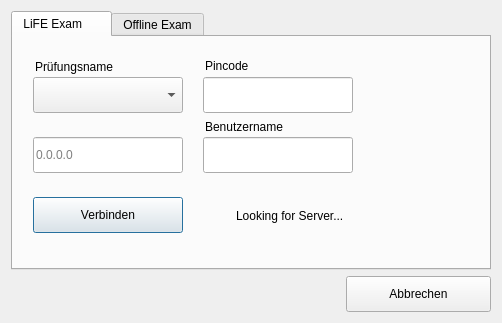
<?xml version="1.0" encoding="UTF-8"?>
<ui version="4.0">
 <author>Xapient</author>
 <class>Dialog</class>
 <widget class="QDialog" name="Dialog">
  <property name="geometry">
   <rect>
    <x>0</x>
    <y>0</y>
    <width>502</width>
    <height>323</height>
   </rect>
  </property>
  <property name="sizePolicy">
   <sizepolicy hsizetype="Preferred" vsizetype="Preferred">
    <horstretch>0</horstretch>
    <verstretch>0</verstretch>
   </sizepolicy>
  </property>
  <property name="windowTitle">
   <string>Exam Client</string>
  </property>
  <property name="windowIcon">
   <iconset>
    <normaloff>../pixmaps/security-high.png</normaloff>../pixmaps/security-high.png</iconset>
  </property>
  <property name="autoFillBackground">
   <bool>false</bool>
  </property>
  <property name="styleSheet">
   <string notr="true"/>
  </property>
  <property name="sizeGripEnabled">
   <bool>false</bool>
  </property>
  <property name="modal">
   <bool>false</bool>
  </property>
  <layout class="QVBoxLayout" name="verticalLayout">
   <item>
    <widget class="QTabWidget" name="tabWidget">
     <property name="font">
      <font>
       <family>Ubuntu</family>
       <weight>50</weight>
       <bold>false</bold>
      </font>
     </property>
     <property name="whatsThis">
      <string/>
     </property>
     <property name="accessibleName">
      <string/>
     </property>
     <property name="styleSheet">
      <string notr="true">padding:0px;</string>
     </property>
     <property name="tabShape">
      <enum>QTabWidget::Rounded</enum>
     </property>
     <property name="currentIndex">
      <number>0</number>
     </property>
     <property name="iconSize">
      <size>
       <width>24</width>
       <height>24</height>
      </size>
     </property>
     <widget class="QWidget" name="tab">
      <attribute name="icon">
       <iconset>
        <normaloff>../pixmaps/network.png</normaloff>../pixmaps/network.png</iconset>
      </attribute>
      <attribute name="title">
       <string>LiFE Exam     </string>
      </attribute>
      <widget class="QPushButton" name="start">
       <property name="geometry">
        <rect>
         <x>20</x>
         <y>160</y>
         <width>150</width>
         <height>36</height>
        </rect>
       </property>
       <property name="styleSheet">
        <string notr="true">padding:8px;</string>
       </property>
       <property name="text">
        <string>Verbinden</string>
       </property>
       <property name="icon">
        <iconset>
         <normaloff>../pixmaps/connect.png</normaloff>../pixmaps/connect.png</iconset>
       </property>
      </widget>
      <widget class="QLineEdit" name="serverip">
       <property name="geometry">
        <rect>
         <x>20</x>
         <y>100</y>
         <width>150</width>
         <height>36</height>
        </rect>
       </property>
       <property name="styleSheet">
        <string notr="true">padding:0px;</string>
       </property>
       <property name="text">
        <string/>
       </property>
       <property name="placeholderText">
        <string>0.0.0.0</string>
       </property>
      </widget>
      <widget class="QLineEdit" name="studentid">
       <property name="geometry">
        <rect>
         <x>190</x>
         <y>100</y>
         <width>150</width>
         <height>36</height>
        </rect>
       </property>
       <property name="styleSheet">
        <string notr="true">padding:0px;</string>
       </property>
      </widget>
      <widget class="QLabel" name="infoid">
       <property name="geometry">
        <rect>
         <x>190</x>
         <y>80</y>
         <width>141</width>
         <height>20</height>
        </rect>
       </property>
       <property name="text">
        <string>Benutzername</string>
       </property>
       <property name="indent">
        <number>2</number>
       </property>
      </widget>
      <widget class="QLabel" name="serversearch">
       <property name="geometry">
        <rect>
         <x>220</x>
         <y>160</y>
         <width>151</width>
         <height>41</height>
        </rect>
       </property>
       <property name="layoutDirection">
        <enum>Qt::LeftToRight</enum>
       </property>
       <property name="styleSheet">
        <string notr="true">margin-bottom:4px;</string>
       </property>
       <property name="text">
        <string>Looking for Server...</string>
       </property>
      </widget>
      <widget class="QLabel" name="servercheck">
       <property name="geometry">
        <rect>
         <x>190</x>
         <y>160</y>
         <width>31</width>
         <height>41</height>
        </rect>
       </property>
       <property name="styleSheet">
        <string notr="true">margin:0px;margin-bottom:3px;padding:0px;</string>
       </property>
       <property name="text">
        <string/>
       </property>
       <property name="pixmap">
        <pixmap>../pixmaps/cloud-computing.png</pixmap>
       </property>
       <property name="scaledContents">
        <bool>false</bool>
       </property>
       <property name="alignment">
        <set>Qt::AlignCenter</set>
       </property>
      </widget>
      <widget class="QLineEdit" name="pincode">
       <property name="geometry">
        <rect>
         <x>190</x>
         <y>40</y>
         <width>150</width>
         <height>36</height>
        </rect>
       </property>
       <property name="sizePolicy">
        <sizepolicy hsizetype="Expanding" vsizetype="Preferred">
         <horstretch>0</horstretch>
         <verstretch>0</verstretch>
        </sizepolicy>
       </property>
       <property name="styleSheet">
        <string notr="true">padding:0px;</string>
       </property>
      </widget>
      <widget class="QLabel" name="infoid_2">
       <property name="geometry">
        <rect>
         <x>190</x>
         <y>20</y>
         <width>151</width>
         <height>18</height>
        </rect>
       </property>
       <property name="text">
        <string>Pincode</string>
       </property>
       <property name="indent">
        <number>2</number>
       </property>
      </widget>
      <widget class="QComboBox" name="serverdropdown">
       <property name="geometry">
        <rect>
         <x>20</x>
         <y>40</y>
         <width>150</width>
         <height>36</height>
        </rect>
       </property>
       <property name="autoFillBackground">
        <bool>false</bool>
       </property>
       <property name="styleSheet">
        <string notr="true">text-align:center;padding-left:4px;</string>
       </property>
       <property name="frame">
        <bool>true</bool>
       </property>
      </widget>
      <widget class="QLabel" name="infoid_3">
       <property name="geometry">
        <rect>
         <x>20</x>
         <y>20</y>
         <width>151</width>
         <height>20</height>
        </rect>
       </property>
       <property name="text">
        <string>Prüfungsname</string>
       </property>
       <property name="indent">
        <number>2</number>
       </property>
      </widget>
      <widget class="QLabel" name="label">
       <property name="geometry">
        <rect>
         <x>390</x>
         <y>20</y>
         <width>61</width>
         <height>71</height>
        </rect>
       </property>
       <property name="text">
        <string/>
       </property>
       <property name="pixmap">
        <pixmap>../pixmaps/shield.png</pixmap>
       </property>
      </widget>
     </widget>
     <widget class="QWidget" name="tab_2">
      <attribute name="icon">
       <iconset>
        <normaloff>../pixmaps/disconnect.png</normaloff>../pixmaps/disconnect.png</iconset>
      </attribute>
      <attribute name="title">
       <string>Offline Exam</string>
      </attribute>
      <widget class="QPushButton" name="offlineexam">
       <property name="geometry">
        <rect>
         <x>20</x>
         <y>40</y>
         <width>170</width>
         <height>36</height>
        </rect>
       </property>
       <property name="focusPolicy">
        <enum>Qt::ClickFocus</enum>
       </property>
       <property name="styleSheet">
        <string notr="true">padding:4px;</string>
       </property>
       <property name="text">
        <string>Starte Exam</string>
       </property>
       <property name="icon">
        <iconset>
         <normaloff>../pixmaps/document-edit.png</normaloff>../pixmaps/document-edit.png</iconset>
       </property>
       <property name="iconSize">
        <size>
         <width>24</width>
         <height>24</height>
        </size>
       </property>
      </widget>
      <widget class="QLabel" name="label_3">
       <property name="geometry">
        <rect>
         <x>390</x>
         <y>20</y>
         <width>61</width>
         <height>71</height>
        </rect>
       </property>
       <property name="text">
        <string/>
       </property>
       <property name="pixmap">
        <pixmap>../pixmaps/shield.png</pixmap>
       </property>
      </widget>
      <widget class="QLabel" name="label_4">
       <property name="geometry">
        <rect>
         <x>20</x>
         <y>20</y>
         <width>401</width>
         <height>31</height>
        </rect>
       </property>
       <property name="text">
        <string>&lt;html&gt;&lt;head/&gt;&lt;body&gt;&lt;p&gt;LiFE Exam Offline - Session starten.&lt;/p&gt;&lt;p&gt;&lt;br/&gt;&lt;/p&gt;&lt;/body&gt;&lt;/html&gt;</string>
       </property>
       <property name="indent">
        <number>2</number>
       </property>
      </widget>
      <widget class="QPushButton" name="offlineexamexit">
       <property name="geometry">
        <rect>
         <x>20</x>
         <y>120</y>
         <width>170</width>
         <height>36</height>
        </rect>
       </property>
       <property name="focusPolicy">
        <enum>Qt::ClickFocus</enum>
       </property>
       <property name="styleSheet">
        <string notr="true">padding:4px;</string>
       </property>
       <property name="text">
        <string>Exam beenden</string>
       </property>
       <property name="icon">
        <iconset>
         <normaloff>../pixmaps/remove.png</normaloff>../pixmaps/remove.png</iconset>
       </property>
       <property name="iconSize">
        <size>
         <width>24</width>
         <height>24</height>
        </size>
       </property>
      </widget>
      <widget class="QLabel" name="label_5">
       <property name="geometry">
        <rect>
         <x>20</x>
         <y>100</y>
         <width>401</width>
         <height>31</height>
        </rect>
       </property>
       <property name="text">
        <string>&lt;html&gt;&lt;head/&gt;&lt;body&gt;&lt;p&gt;LiFE Exam Offline - Session beenden.&lt;/p&gt;&lt;p&gt;&lt;br/&gt;&lt;/p&gt;&lt;/body&gt;&lt;/html&gt;</string>
       </property>
       <property name="indent">
        <number>2</number>
       </property>
      </widget>
     </widget>
    </widget>
   </item>
   <item>
    <widget class="QWidget" name="widget" native="true">
     <property name="styleSheet">
      <string notr="true">margin:0px;padding:0px;</string>
     </property>
     <layout class="QHBoxLayout" name="horizontalLayout">
      <property name="topMargin">
       <number>0</number>
      </property>
      <property name="rightMargin">
       <number>0</number>
      </property>
      <property name="bottomMargin">
       <number>0</number>
      </property>
      <item>
       <widget class="QLabel" name="status">
        <property name="text">
         <string/>
        </property>
       </widget>
      </item>
      <item>
       <spacer name="horizontalSpacer">
        <property name="orientation">
         <enum>Qt::Horizontal</enum>
        </property>
        <property name="sizeHint" stdset="0">
         <size>
          <width>40</width>
          <height>20</height>
         </size>
        </property>
       </spacer>
      </item>
      <item>
       <widget class="QPushButton" name="exit">
        <property name="sizePolicy">
         <sizepolicy hsizetype="Preferred" vsizetype="Fixed">
          <horstretch>0</horstretch>
          <verstretch>0</verstretch>
         </sizepolicy>
        </property>
        <property name="minimumSize">
         <size>
          <width>145</width>
          <height>36</height>
         </size>
        </property>
        <property name="maximumSize">
         <size>
          <width>145</width>
          <height>36</height>
         </size>
        </property>
        <property name="styleSheet">
         <string notr="true">padding:8px;margin:0px;</string>
        </property>
        <property name="text">
         <string>Abbrechen</string>
        </property>
        <property name="icon">
         <iconset>
          <normaloff>../pixmaps/window-close.png</normaloff>../pixmaps/window-close.png</iconset>
        </property>
       </widget>
      </item>
     </layout>
    </widget>
   </item>
  </layout>
 </widget>
 <tabstops>
  <tabstop>tabWidget</tabstop>
  <tabstop>serverdropdown</tabstop>
  <tabstop>pincode</tabstop>
  <tabstop>studentid</tabstop>
  <tabstop>start</tabstop>
  <tabstop>exit</tabstop>
  <tabstop>serverip</tabstop>
 </tabstops>
 <resources/>
 <connections/>
</ui>
